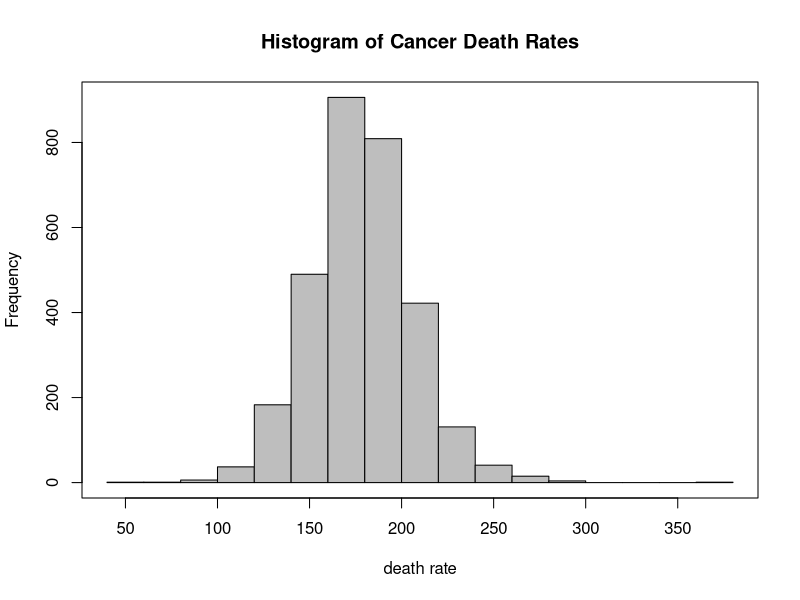
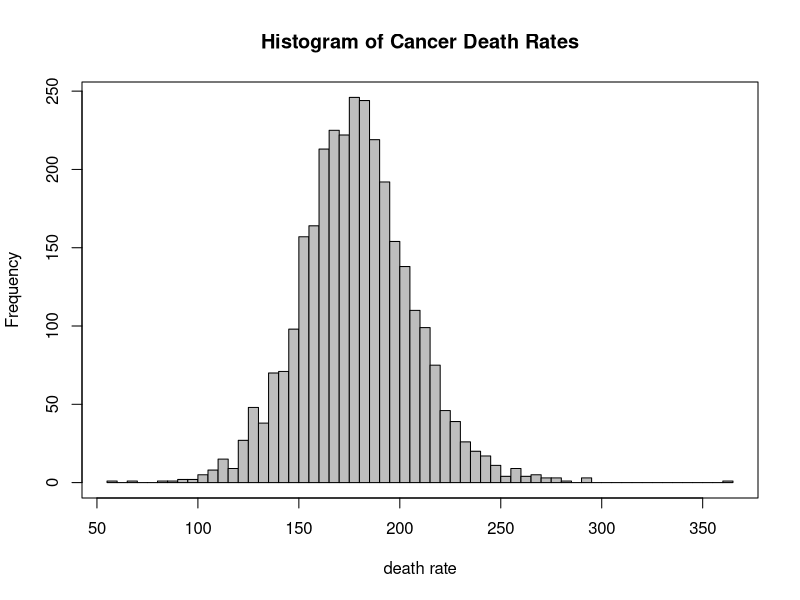
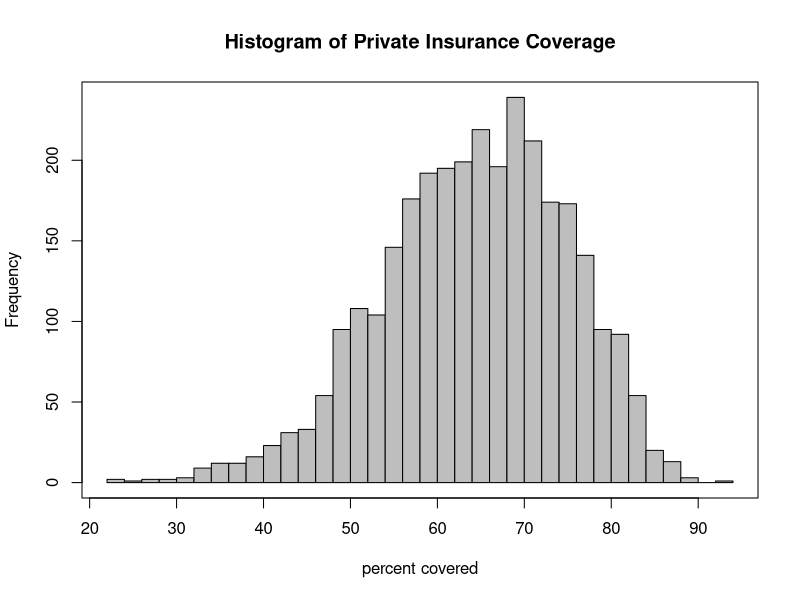
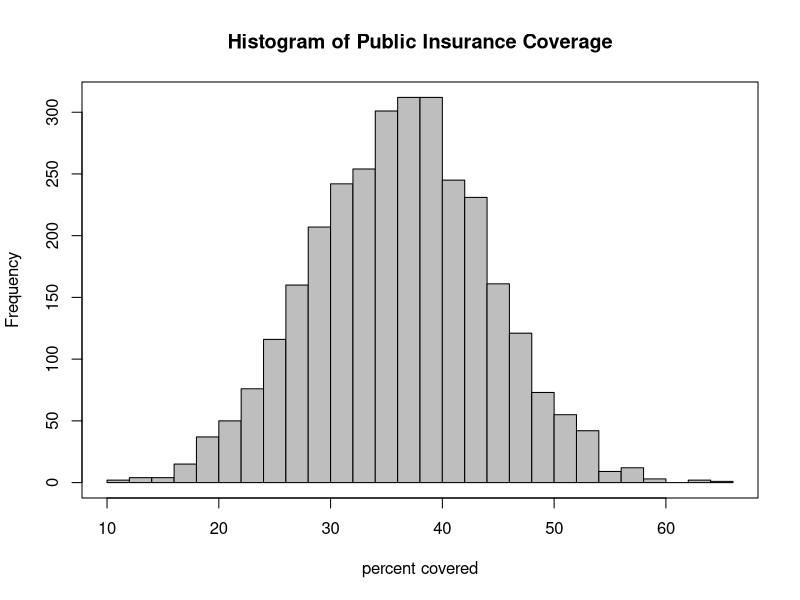
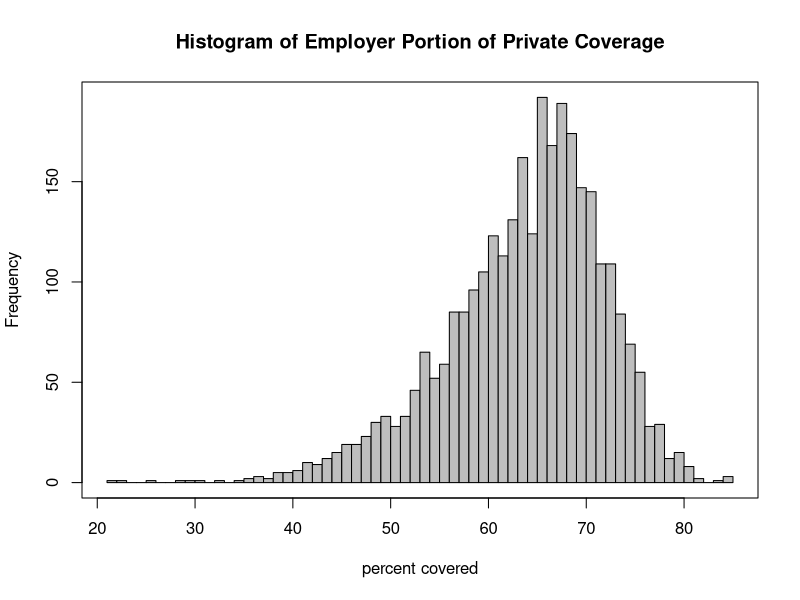
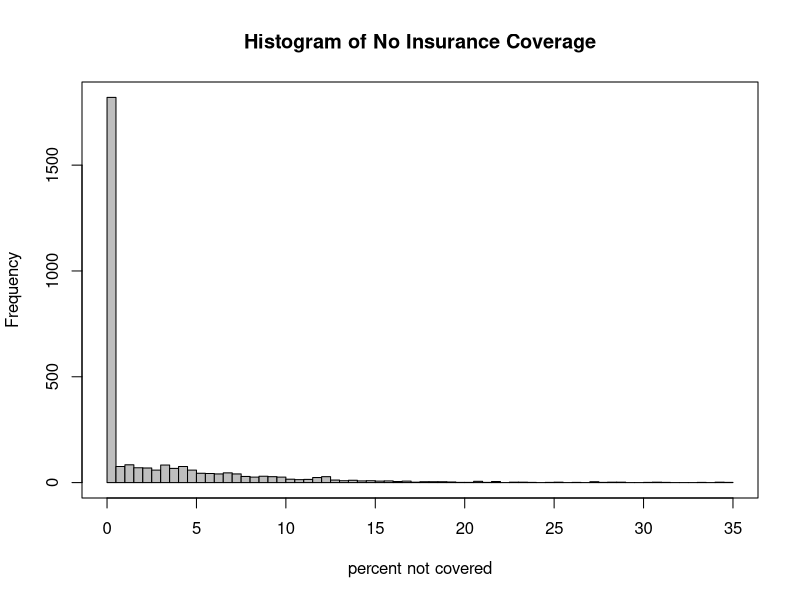
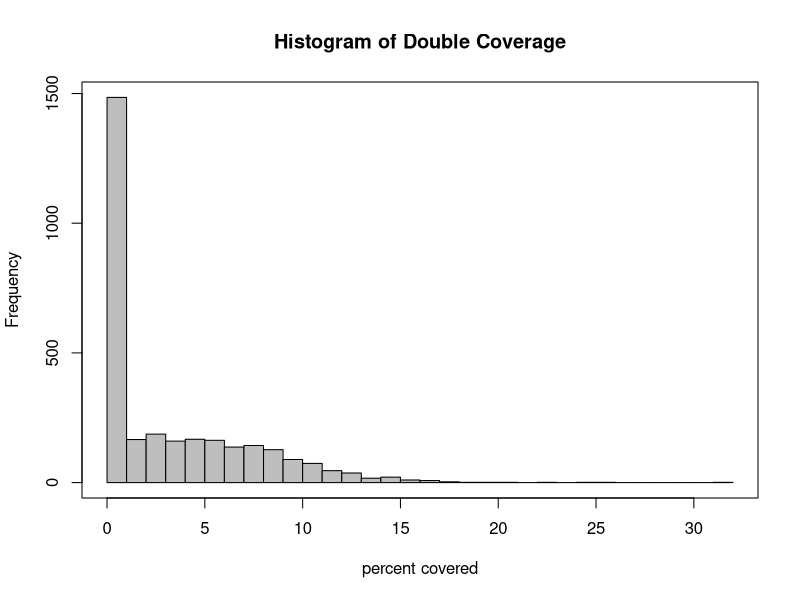
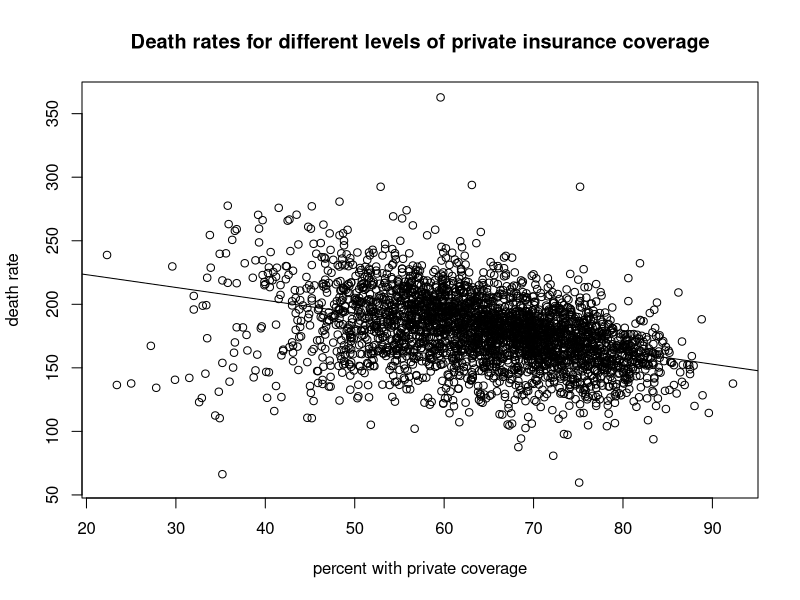

The R script that drew these images, in order:
## ---- chunk 1
knitr::opts_chunk$set(echo = TRUE, warning = FALSE)
## ---- chunk 2
library(car)
## ---- chunk 3
# Load the data 
cancer.df=read.csv("cancer.csv")
## ---- chunk 4
nrow(cancer.df[(cancer.df$PctPublicCoverage + cancer.df$PctPrivateCoverage)>100,])
nrow(cancer.df[(cancer.df$PctPublicCoverage + cancer.df$PctPrivateCoverage)<100,])

cancer.df$PctDoubleCoverage=cancer.df$PctPublicCoverage + cancer.df$PctPrivateCoverage - 100
cancer.df$PctDoubleCoverage[cancer.df$PctDoubleCoverage < 0] = 0
summary(cancer.df$PctDoubleCoverage)

cancer.df$PctNoCoverage = 100 - cancer.df$PctPublicCoverage - cancer.df$PctPrivateCoverage
cancer.df$PctNoCoverage[cancer.df$PctNoCoverage < 0] = 0
summary(cancer.df$PctNoCoverage)

cancer.df$EmpSponsoredPct = cancer.df$PctEmpPrivCoverage / cancer.df$PctPrivateCoverage * 100
summary(cancer.df$EmpSponsoredPct)
## ---- chunk 5
summary(cancer.df$deathRate)
## ---- chunk 6
with(cancer.df, hist(deathRate,  col = "gray", 
                     main="Histogram of Cancer Death Rates",
                     xlab="death rate"))
box()
## ---- chunk 7
with(cancer.df, hist(deathRate,  breaks='FD', col = "gray", 
                     main="Histogram of Cancer Death Rates",
                     xlab="death rate"))
box()
## ---- chunk 8
nrow(cancer.df[cancer.df$deathRate > 300,])
## ---- chunk 9
str(cancer.df[cancer.df$deathRate > 300,])
## ---- chunk 10
summary(cancer.df$PctPrivateCoverage)
with(cancer.df, hist(PctPrivateCoverage, breaks="FD", col = "gray", 
                     main="Histogram of Private Insurance Coverage",
                     xlab="percent covered"))
box()
## ---- chunk 11
summary(cancer.df$PctPublicCoverage)
with(cancer.df, hist(PctPublicCoverage, breaks="FD", col = "gray", 
                     main="Histogram of Public Insurance Coverage",
                     xlab = "percent covered"))
box()
## ---- chunk 12
summary(cancer.df$EmpSponsoredPct)
with(cancer.df, hist(EmpSponsoredPct, breaks="FD", col = "gray", 
                     main="Histogram of Employer Portion of Private Coverage",
                     xlab = "percent covered"))
box()
## ---- chunk 13
summary(cancer.df$PctNoCoverage)
with(cancer.df, hist(PctNoCoverage, breaks="FD", col = "gray", 
                     main="Histogram of No Insurance Coverage",
                     xlab = "percent not covered"))
box()
## ---- chunk 14
quantile(cancer.df$PctNoCoverage, prob = seq(0, 1, length = 11), type = 5)
## ---- chunk 15
summary(cancer.df$PctDoubleCoverage)


with(cancer.df, hist(PctDoubleCoverage, breaks="FD", col = "gray", 
                     main="Histogram of Double Coverage",
                     xlab = "percent covered"))
box()

quantile(cancer.df$PctDoubleCoverage, prob = seq(0, 1, length = 11), type = 5)
## ---- chunk 16
plot(cancer.df$PctPrivateCoverage, cancer.df$deathRate, 
     xlab = "percent with private coverage", ylab = "death rate", 
     main = "Death rates for different levels of private insurance coverage")
abline(lm(cancer.df$deathRate ~ cancer.df$PctPrivateCoverage))

cor(cancer.df$deathRate, cancer.df$PctPrivateCoverage)
## ---- chunk 17
levels(cut(cancer.df$PctPrivateCoverage, 3, include.lowest=TRUE))
boxplot(deathRate ~ cut(PctPrivateCoverage, 3, include.lowest=TRUE, 
        labels=c("low", "medium", "high")), 
        data = cancer.df,
        cex.axis = .7,
        main = "Death Rate for different levels of private insurance coverage",
        xlab = "private insurance coverage", ylab = "death rate")
## ---- chunk 18
plot(cancer.df$PctPublicCoverage, cancer.df$deathRate,  
     xlab = "percent with public coverage", ylab = "death rate", 
     main = "Death rates for different levels of public insurance coverage")
abline(lm(cancer.df$deathRate ~ cancer.df$PctPublicCoverage))

cor(cancer.df$deathRate, cancer.df$PctPublicCoverage)
## ---- chunk 19
levels(cut(cancer.df$PctPublicCoverage, 3, include.lowest=TRUE))
boxplot(deathRate ~ cut(PctPublicCoverage, 3, include.lowest=TRUE, 
        labels=c("low", "medium", "high")), 
        data = cancer.df,
        cex.axis = .7,
        main = "Death Rate for different levels of public insurance coverage",
        xlab = "public insurance coverage", ylab = "death rate")
## ---- chunk 20

plot(cancer.df$PctPublicCoverage, cancer.df$PctPrivateCoverage,  
     xlab = "percent with public coverage", ylab = "percent with private coverage", 
     main = "Private coverage for different levels of public insurance coverage")
abline(lm(cancer.df$PctPrivateCoverage ~ cancer.df$PctPublicCoverage))

cor(cancer.df$PctPrivateCoverage, cancer.df$PctPublicCoverage)
## ---- chunk 21
levels(cut(cancer.df$PctPublicCoverage, 3, include.lowest=TRUE))
boxplot(PctPrivateCoverage ~ cut(PctPublicCoverage, 3, include.lowest=TRUE, 
        labels=c("low", "medium", "high")), 
        data = cancer.df,
        cex.axis = .7,
        main = "Private coverage for different levels of public insurance coverage",
        xlab = "public insurance coverage", ylab = "percent with private coverage")


## ---- chunk 22
plot(cancer.df$EmpSponsoredPct, cancer.df$deathRate,  
     xlab = "percentage of private coverage provided by employers", 
     ylab = "death rate", 
     main = "Death rates for different levels of employer coverage")
abline(lm(cancer.df$deathRate ~ cancer.df$EmpSponsoredPct))

cor(cancer.df$deathRate, cancer.df$EmpSponsoredPct)
## ---- chunk 23
hist(cancer.df$avgAnnCount, breaks="fd", xlab = "Mean Number of Incidences per County (2009-2013)", ylab="Frequency", main = "Histogram of Mean Cancer Incidences", col= "gray")
## ---- chunk 24
hist(cancer.df$avgAnnCount[cancer.df$avgAnnCount>1500 & cancer.df$avgAnnCount<2500],xlab="avgAnnCount between 1500 and 2500", main = "Histogram of avgAnnCount outliers",col="gray")
## ---- chunk 25
cancer.df[cancer.df$avgAnnCount>1900 & cancer.df$avgAnnCount<2000,]
## ---- chunk 26
cancer.df$avgAnnCount[cancer.df$avgAnnCount==1962.667684] = NA
## ---- chunk 27
hist(cancer.df$avgAnnCount, breaks="fd", xlab = "Mean Number of Incidences per County (2009-2013)", ylab="Frequency", main = "Corrected Histogram of Mean Cancer Incidences", col= "gray")
## ---- chunk 28
summary(cancer.df$avgAnnCount)
## ---- chunk 29
summary(log(cancer.df$avgAnnCount))
## ---- chunk 30
hist(log(cancer.df$avgAnnCount), breaks="fd", xlab = "log(avgAnnCount)", ylab="Frequency", main = "Histogram of log(avgAnnCount)", col= "gray")
## ---- chunk 31
hist(cancer.df$medIncome, breaks="fd", xlab = "Median Income", ylab="Frequency", main = "Histogram of Median Income", col= "gray")
## ---- chunk 32
hist(cancer.df$povertyPercent, breaks="fd", xlab = "Percentage of population below poverty line", ylab="Frequency", main = "Histogram of Poverty Percentage", col= "gray")
## ---- chunk 33
plot(log(cancer.df$avgAnnCount),cancer.df$PctPrivateCoverage, ylab = "% population with private health insurance", xlab="log(avgAnnCount)", main= "Private Coverage vs log(avgAnnCount)")
abline(lm(cancer.df$PctPrivateCoverage[!is.na(cancer.df$avgAnnCount)] ~ log(cancer.df$avgAnnCount[!is.na(cancer.df$avgAnnCount)])))

cor(log(cancer.df$avgAnnCount),cancer.df$PctPrivateCoverage, use = "complete.obs")
## ---- chunk 34
plot(log(cancer.df$avgAnnCount),cancer.df$PctPublicCoverage, ylab = "% population with public health insurance", xlab="log(avgAnnCount)", main= "Public Coverage vs log(avgAnnCount)")
abline(lm(cancer.df$PctPublicCoverage[!is.na(cancer.df$avgAnnCount)] ~ log(cancer.df$avgAnnCount[!is.na(cancer.df$avgAnnCount)])))

cor(log(cancer.df$avgAnnCount),cancer.df$PctPublicCoverage, use = "complete.obs")
## ---- chunk 35
plot(log(cancer.df$avgAnnCount),cancer.df$deathRate, ylab = "Cancer Death Rate", xlab="log(avgAnnCount)", main= "Death Rate vs log(avgAnnCount)")
abline(lm(cancer.df$deathRate[!is.na(cancer.df$avgAnnCount)] ~ log(cancer.df$avgAnnCount[!is.na(cancer.df$avgAnnCount)])))

cor(log(cancer.df$avgAnnCount),cancer.df$deathRate, use = "complete.obs")
## ---- chunk 36

levels(cut(log(cancer.df$avgAnnCount), 7, include.lowest=TRUE))
boxplot(deathRate ~ cut(log(avgAnnCount), 7, include.lowest=TRUE), 
        data = cancer.df,
        cex.axis = .7,
        main = "Death Rate for different levels of incidence rate",
        xlab = "log(avgAnnCount)", ylab = "Death Rate")
## ---- chunk 37
scatterplot(cancer.df$medIncome,cancer.df$PctPrivateCoverage, ylab = "% population with private health insurance", xlab="Median Income", main= "Private Coverage vs Median Income", col=palette(), boxplots = FALSE, legend = TRUE)

cor(cancer.df$medIncome,cancer.df$PctPrivateCoverage)
## ---- chunk 38

boxplot(cancer.df$PctPrivateCoverage ~ cut(cancer.df$medIncome, right=FALSE,seq(20000,140000,20000),labels = c("20k - 40k","40k - 60k","60k - 80k", "80k - 100k", "100k - 120k", "120k - 140k")),
        main = "Private Coverage for different levels of income",
        xlab = "Median Income", ylab = "Private Coverage")
## ---- chunk 39
scatterplot(cancer.df$medIncome,cancer.df$PctPublicCoverage, ylab = "% population with public health insurance", xlab="Median Income", main= "Public Coverage vs Median Income", col=palette(), boxplots = FALSE, legend = TRUE)

cor(cancer.df$medIncome,cancer.df$PctPublicCoverage)
## ---- chunk 40

boxplot(cancer.df$PctPublicCoverage ~ cut(cancer.df$medIncome, right=FALSE,seq(20000,140000,20000),labels = c("20k - 40k","40k - 60k","60k - 80k", "80k - 100k", "100k - 120k", "120k - 140k")),
        main = "Public Coverage for different levels of income",
        xlab = "Median Income", ylab = "Public Coverage")
## ---- chunk 41
scatterplot(cancer.df$medIncome,cancer.df$deathRate, ylab = "Cancer Death Rates", xlab="Median Income", main= "Median Income vs Cancer Death Rates", col=palette(), boxplots = FALSE, legend = TRUE)

cor(cancer.df$medIncome,cancer.df$deathRate)
## ---- chunk 42

boxplot(cancer.df$deathRate ~ cut(cancer.df$medIncome, right=FALSE,seq(20000,140000,20000),labels = c("20k - 40k","40k - 60k","60k - 80k", "80k - 100k", "100k - 120k", "120k - 140k")),
        main = "Cancer Death Rates for different levels of income",
        xlab = "Median Income", ylab = "Cancer Death Rates")
## ---- chunk 43
scatterplot(cancer.df$povertyPercent,cancer.df$PctPrivateCoverage, ylab = "% population with private health insurance", xlab="% Population below poverty line", main= "Private Coverage vs Poverty Percent", col=palette(), boxplots = FALSE, legend = TRUE)

cor(cancer.df$povertyPercent,cancer.df$PctPrivateCoverage)
## ---- chunk 44

boxplot(cancer.df$PctPrivateCoverage ~ cut(cancer.df$povertyPercent, right=FALSE,seq(0,50,10),labels = c("0% - 10%","10% - 20%","20% - 30%","30% - 40%", "40% - 50%")),
        main = "Private Coverage for different levels of poverty percent",
        xlab = "% Population below poverty line", ylab = "Private Coverage")
## ---- chunk 45
scatterplot(cancer.df$povertyPercent,cancer.df$PctPublicCoverage, ylab = "% population with public health insurance", xlab="% Population below poverty line", main= "Public Coverage vs Poverty Percent", col=palette(), boxplots = FALSE, legend = TRUE)

cor(cancer.df$povertyPercent,cancer.df$PctPublicCoverage)
## ---- chunk 46

boxplot(cancer.df$PctPublicCoverage ~ cut(cancer.df$povertyPercent, right=FALSE,seq(0,50,10),labels = c("0% - 10%","10% - 20%","20% - 30%","30% - 40%", "40% - 50%")),
        main = "Public Coverage for different levels of poverty percent",
        xlab = "% Population below poverty line", ylab = "Public Coverage")
## ---- chunk 47
scatterplot(cancer.df$povertyPercent,cancer.df$deathRate, ylab = "Cancer Death Rate", xlab="% Population below poverty line", main= "Cancer Death Rate vs Poverty Percent", col=palette(), boxplots = FALSE, legend = TRUE)

cor(cancer.df$povertyPercent,cancer.df$deathRate)
## ---- chunk 48

boxplot(cancer.df$deathRate ~ cut(cancer.df$povertyPercent, right=FALSE,seq(0,50,10),labels = c("0% - 10%","10% - 20%","20% - 30%","30% - 40%", "40% - 50%")),
        main = "Cancer Death Rates for different levels of poverty percent",
        xlab = "% Population below poverty line", ylab = "Cancer Death Rates")
